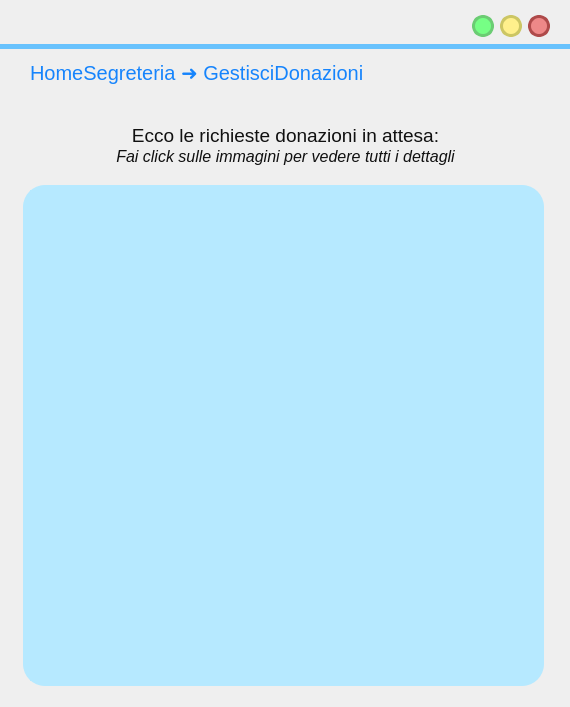
<?xml version="1.0" encoding="UTF-8"?>
<ui version="4.0">
 <class>MainWindow</class>
 <widget class="QMainWindow" name="MainWindow">
  <property name="geometry">
   <rect>
    <x>0</x>
    <y>0</y>
    <width>570</width>
    <height>707</height>
   </rect>
  </property>
  <property name="windowTitle">
   <string>MainWindow</string>
  </property>
  <property name="styleSheet">
   <string notr="true"/>
  </property>
  <widget class="QWidget" name="centralwidget">
   <widget class="QLabel" name="label">
    <property name="geometry">
     <rect>
      <x>0</x>
      <y>44</y>
      <width>641</width>
      <height>5</height>
     </rect>
    </property>
    <property name="styleSheet">
     <string notr="true">background-color:rgb(104, 194, 253);</string>
    </property>
    <property name="text">
     <string/>
    </property>
   </widget>
   <widget class="QPushButton" name="reduceButton">
    <property name="geometry">
     <rect>
      <x>472</x>
      <y>15</y>
      <width>22</width>
      <height>22</height>
     </rect>
    </property>
    <property name="sizePolicy">
     <sizepolicy hsizetype="Fixed" vsizetype="Fixed">
      <horstretch>0</horstretch>
      <verstretch>0</verstretch>
     </sizepolicy>
    </property>
    <property name="minimumSize">
     <size>
      <width>22</width>
      <height>22</height>
     </size>
    </property>
    <property name="maximumSize">
     <size>
      <width>24</width>
      <height>24</height>
     </size>
    </property>
    <property name="cursor">
     <cursorShape>PointingHandCursor</cursorShape>
    </property>
    <property name="styleSheet">
     <string notr="true">QPushButton{
 background-color:#76ff85;
 border-style: solid;
 border-radius:11px;
font: 18pt &quot;Candara&quot;;
border-color:#6bcc73;
border-width:3;
}

QPushButton::pressed{
	background-color : white;
	border-color:#6bcc73;
	border-width:3;
}
</string>
    </property>
    <property name="text">
     <string/>
    </property>
   </widget>
   <widget class="QPushButton" name="exitButton">
    <property name="geometry">
     <rect>
      <x>528</x>
      <y>15</y>
      <width>22</width>
      <height>22</height>
     </rect>
    </property>
    <property name="sizePolicy">
     <sizepolicy hsizetype="Fixed" vsizetype="Fixed">
      <horstretch>0</horstretch>
      <verstretch>0</verstretch>
     </sizepolicy>
    </property>
    <property name="minimumSize">
     <size>
      <width>22</width>
      <height>22</height>
     </size>
    </property>
    <property name="maximumSize">
     <size>
      <width>24</width>
      <height>24</height>
     </size>
    </property>
    <property name="cursor">
     <cursorShape>PointingHandCursor</cursorShape>
    </property>
    <property name="styleSheet">
     <string notr="true">QPushButton{
 background-color:#ee8888;
 border-style: solid;
 border-radius:11px;
font: 18pt &quot;Candara&quot;;
border-color:#ae4a4a;
border-width:3;
}

QPushButton::pressed{
	background-color : white;
	border-color:#ae4a4a;
	border-width:3;
}
</string>
    </property>
    <property name="text">
     <string/>
    </property>
   </widget>
   <widget class="QPushButton" name="maximizeButton">
    <property name="geometry">
     <rect>
      <x>500</x>
      <y>15</y>
      <width>22</width>
      <height>22</height>
     </rect>
    </property>
    <property name="sizePolicy">
     <sizepolicy hsizetype="Fixed" vsizetype="Fixed">
      <horstretch>0</horstretch>
      <verstretch>0</verstretch>
     </sizepolicy>
    </property>
    <property name="minimumSize">
     <size>
      <width>20</width>
      <height>20</height>
     </size>
    </property>
    <property name="maximumSize">
     <size>
      <width>24</width>
      <height>24</height>
     </size>
    </property>
    <property name="cursor">
     <cursorShape>PointingHandCursor</cursorShape>
    </property>
    <property name="styleSheet">
     <string notr="true">QPushButton{
 background-color:#fff08c	;
 border-style: solid;
 border-radius:11px;
font: 18pt &quot;Candara&quot;;
border-color:#ccc664;
border-width:3;
}

QPushButton::pressed{
	background-color : white;
	border-color:#ccc664;
	border-width:3;
}
</string>
    </property>
    <property name="text">
     <string/>
    </property>
   </widget>
   <widget class="QLabel" name="previousButton">
    <property name="geometry">
     <rect>
      <x>510</x>
      <y>60</y>
      <width>36</width>
      <height>36</height>
     </rect>
    </property>
    <property name="font">
     <font>
      <family>Lato Light</family>
      <pointsize>18</pointsize>
      <weight>50</weight>
      <italic>false</italic>
      <bold>false</bold>
     </font>
    </property>
    <property name="cursor">
     <cursorShape>PointingHandCursor</cursorShape>
    </property>
    <property name="autoFillBackground">
     <bool>false</bool>
    </property>
    <property name="styleSheet">
     <string notr="true">background-color: rgba(255, 255, 255,0);</string>
    </property>
    <property name="text">
     <string/>
    </property>
    <property name="pixmap">
     <pixmap resource="res/res.qrc">:/icons/arrow_back_FILL1_wght700_GRAD200_opsz48_risultato.png</pixmap>
    </property>
    <property name="scaledContents">
     <bool>true</bool>
    </property>
   </widget>
   <widget class="QLabel" name="titoloLabel">
    <property name="geometry">
     <rect>
      <x>30</x>
      <y>57</y>
      <width>461</width>
      <height>31</height>
     </rect>
    </property>
    <property name="styleSheet">
     <string notr="true">font-size: 20px;
text-align: left;
background-color: rgba(255, 255, 255,0);
color: #1684FC;
font: 14pt &quot;Lato&quot;;</string>
    </property>
    <property name="text">
     <string>HomeSegreteria ➜ GestisciDonazioni</string>
    </property>
   </widget>
   <widget class="QLabel" name="titoloLabel_3">
    <property name="geometry">
     <rect>
      <x>20</x>
      <y>141</y>
      <width>531</width>
      <height>31</height>
     </rect>
    </property>
    <property name="layoutDirection">
     <enum>Qt::RightToLeft</enum>
    </property>
    <property name="styleSheet">
     <string notr="true">left: 802px;
top: 386px;
width: 307px;
height: 19px;
color: rgba(16, 16, 16);
background-color: rgba(255, 255, 255,0);

</string>
    </property>
    <property name="text">
     <string>&lt;html&gt;&lt;head/&gt;&lt;body&gt;&lt;p&gt;&lt;span style=&quot; font-size:12pt; font-style:italic;&quot;&gt;Fai click sulle immagini per vedere tutti i dettagli&lt;/span&gt;&lt;/p&gt;&lt;/body&gt;&lt;/html&gt;</string>
    </property>
    <property name="alignment">
     <set>Qt::AlignCenter</set>
    </property>
   </widget>
   <widget class="QLabel" name="titoloLabel">
    <property name="geometry">
     <rect>
      <x>20</x>
      <y>120</y>
      <width>531</width>
      <height>31</height>
     </rect>
    </property>
    <property name="styleSheet">
     <string notr="true">left: 849px;
background-color: rgba(255, 255, 255,0);
top: 359px;
width: 212px;
height: 24px;
color: rgba(16, 16, 16);
font-size: 20px;
text-align: center;

</string>
    </property>
    <property name="text">
     <string>&lt;html&gt;&lt;head/&gt;&lt;body&gt;&lt;p&gt;&lt;span style=&quot; font-size:14pt;&quot;&gt;Ecco le richieste donazioni in attesa:&lt;/span&gt;&lt;/p&gt;&lt;/body&gt;&lt;/html&gt;</string>
    </property>
    <property name="alignment">
     <set>Qt::AlignCenter</set>
    </property>
   </widget>
   <widget class="QLabel" name="immagineLabel">
    <property name="geometry">
     <rect>
      <x>23</x>
      <y>185</y>
      <width>521</width>
      <height>501</height>
     </rect>
    </property>
    <property name="sizePolicy">
     <sizepolicy hsizetype="Fixed" vsizetype="Fixed">
      <horstretch>0</horstretch>
      <verstretch>0</verstretch>
     </sizepolicy>
    </property>
    <property name="styleSheet">
     <string notr="true">left: 737px;
top: 416px;
width: 436px;
height: 377px;
line-height: 20px;
border-radius: 22px;
background-color: rgba(182, 233, 255);
text-align: center;</string>
    </property>
    <property name="text">
     <string/>
    </property>
    <property name="scaledContents">
     <bool>true</bool>
    </property>
    <property name="alignment">
     <set>Qt::AlignCenter</set>
    </property>
    <property name="margin">
     <number>10</number>
    </property>
    <property name="indent">
     <number>10</number>
    </property>
   </widget>
   <widget class="QScrollArea" name="scrollArea">
    <property name="geometry">
     <rect>
      <x>30</x>
      <y>190</y>
      <width>501</width>
      <height>491</height>
     </rect>
    </property>
    <property name="styleSheet">
     <string notr="true">QWidget{
background:rgb(255, 255, 255);
border-radius:0px;
border-color:#b6e9ff;
border-style: solid;
border-width:7;
}


QScrollArea{
border-width:0px;
border-radius: 22px;
background-color: rgba(255, 255, 255, 255);
}

QScrollBar{
border-width:0px;
	border-radius:4px;
background-color: rgba(255, 255, 255, 255);

}


/* VERTICAL SCROLLBAR */
 QScrollBar:vertical {
	border: none;
    width: 14px;
    margin: 0px 0 0px 0;
	border-radius: 7px;
margin: 0px 0px 0px 0px;

 }

/*  HANDLE BAR VERTICAL */
QScrollBar::handle:vertical {	
	background-color:#68C2FD;
	min-height: 30px;	
	border-radius: 7px;

}
QScrollBar::handle:vertical:hover{	
	background-color:#A6E4FF;
}
QScrollBar::handle:vertical:pressed {	
	background-color: #5AA7D9;
}

/* BTN TOP - SCROLLBAR */
QScrollBar::sub-line:vertical {
	background-color: rgb(255, 255, 255);
	border-radius: 7px;
}
QScrollBar::sub-line:vertical:hover {	
	background-color:#68C2FD;
}
QScrollBar::sub-line:vertical:pressed {	
	background-color: #5AA7D9;
}

/* BTN BOTTOM - SCROLLBAR  */
QScrollBar::add-line:vertical {

	background-color: rgb(255, 255, 255);
	border-radius: 7px;

}
QScrollBar::add-line:vertical:hover {	
	background-color:rgb(255, 255, 255)
}
QScrollBar::add-line:vertical:pressed {	
	background-color:rgb(255, 255, 255)
}

/* RESET ARROW  */
QScrollBar::up-arrow:vertical, QScrollBar::down-arrow:vertical {
	background: none;
}
QScrollBar::add-page:vertical, QScrollBar::sub-page:vertical {
	background: none;
} 


/* HORIZONTAL SCROLLBAR - HOMEWORK */
QScrollBar:horizontal {
   
}
QScrollBar::handle:horizontal {
    
}
QScrollBar::add-line:horizontal {
    
}
QScrollBar::sub-line:horizontal {
    
}
QScrollBar::up-arrow:horizontal, QScrollBar::down-arrow:horizontal
{

}
QScrollBar::add-page:horizontal, QScrollBar::sub-page:horizontal
{

}



</string>
    </property>
    <property name="horizontalScrollBarPolicy">
     <enum>Qt::ScrollBarAlwaysOff</enum>
    </property>
    <property name="widgetResizable">
     <bool>true</bool>
    </property>
    <widget class="QWidget" name="donazioniListView">
     <property name="geometry">
      <rect>
       <x>0</x>
       <y>0</y>
       <width>501</width>
       <height>491</height>
      </rect>
     </property>
     <property name="styleSheet">
      <string notr="true">border-width:0px;
border-radius: 0px;
background-color: #b6e9ff;</string>
     </property>
     <layout class="QVBoxLayout" name="verticalLayout">
      <property name="spacing">
       <number>12</number>
      </property>
      <property name="leftMargin">
       <number>18</number>
      </property>
     </layout>
    </widget>
   </widget>
   <zorder>immagineLabel</zorder>
   <zorder>label</zorder>
   <zorder>reduceButton</zorder>
   <zorder>exitButton</zorder>
   <zorder>maximizeButton</zorder>
   <zorder>previousButton</zorder>
   <zorder>titoloLabel</zorder>
   <zorder>titoloLabel_3</zorder>
   <zorder>titoloLabel</zorder>
   <zorder>scrollArea</zorder>
  </widget>
 </widget>
 <resources>
  <include location="res.qrc"/>
  <include location="res/res.qrc"/>
 </resources>
 <connections/>
</ui>
